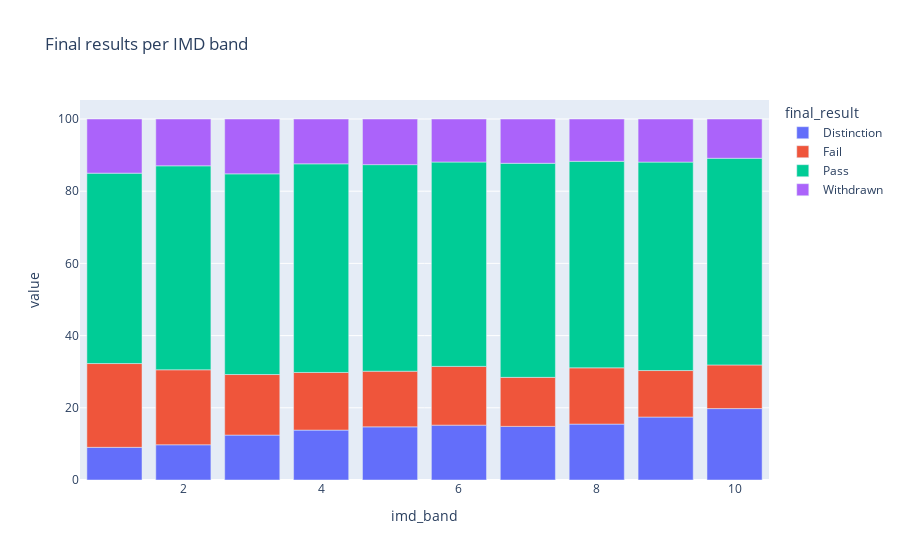

Notebook code for this chart:
### Markdown cell above
Here we can observe a slight positive correlation between imd_band and score.

### Code cell
final_results_per_imd = student_assessments_info.groupby(['imd_band', 'final_result']).size().unstack()

# convert numbers to percentages
final_results_per_imd = round(final_results_per_imd.div(final_results_per_imd.sum(axis=1), axis=0), 4) * 100
fig = px.bar(final_results_per_imd, title="Final results per IMD band")
fig.show()

### Figure 1 — Plotly figure (JSON) as saved in the notebook; plotly's stock layout.template omitted (floating-point values rounded to 4 significant figures)
{"data": [{"alignmentgroup": "True", "hovertemplate": "final_result=Distinction<br>imd_band=%{x}<br>value=%{y}<extra></extra>", "legendgroup": "Distinction", "marker": {"color": "#636efa", "pattern": {"shape": ""}}, "name": "Distinction", "offsetgroup": "Distinction", "orientation": "v", "showlegend": true, "textposition": "auto", "type": "bar", "x": [1, 2, 3, 4, 5, 6, 7, 8, 9, 10, "Missing"], "xaxis": "x", "y": [9.05, 9.76, 12.44, 13.82, 14.72, 15.2, 14.85, 15.48, 17.44, 19.78, 23.39], "yaxis": "y"}, {"alignmentgroup": "True", "hovertemplate": "final_result=Fail<br>imd_band=%{x}<br>value=%{y}<extra></extra>", "legendgroup": "Fail", "marker": {"color": "#EF553B", "pattern": {"shape": ""}}, "name": "Fail", "offsetgroup": "Fail", "orientation": "v", "showlegend": true, "textposition": "auto", "type": "bar", "x": [1, 2, 3, 4, 5, 6, 7, 8, 9, 10, "Missing"], "xaxis": "x", "y": [23.21, 20.77, 16.78, 15.97, 15.42, 16.27, 13.58, 15.59, 12.88, 12.09, 8.62], "yaxis": "y"}, {"alignmentgroup": "True", "hovertemplate": "final_result=Pass<br>imd_band=%{x}<br>value=%{y}<extra></extra>", "legendgroup": "Pass", "marker": {"color": "#00cc96", "pattern": {"shape": ""}}, "name": "Pass", "offsetgroup": "Pass", "orientation": "v", "showlegend": true, "textposition": "auto", "type": "bar", "x": [1, 2, 3, 4, 5, 6, 7, 8, 9, 10, "Missing"], "xaxis": "x", "y": [52.74, 56.5, 55.58, 57.79, 57.22, 56.61, 59.3, 57.21, 57.74, 57.25, 59.22], "yaxis": "y"}, {"alignmentgroup": "True", "hovertemplate": "final_result=Withdrawn<br>imd_band=%{x}<br>value=%{y}<extra></extra>", "legendgroup": "Withdrawn", "marker": {"color": "#ab63fa", "pattern": {"shape": ""}}, "name": "Withdrawn", "offsetgroup": "Withdrawn", "orientation": "v", "showlegend": true, "textposition": "auto", "type": "bar", "x": [1, 2, 3, 4, 5, 6, 7, 8, 9, 10, "Missing"], "xaxis": "x", "y": [15, 12.97, 15.2, 12.42, 12.64, 11.92, 12.26, 11.72, 11.94, 10.88, 8.77], "yaxis": "y"}], "layout": {"barmode": "relative", "legend": {"title": {"text": "final_result"}, "tracegroupgap": 0}, "title": {"text": "Final results per IMD band"}, "xaxis": {"anchor": "y", "domain": [0, 1], "title": {"text": "imd_band"}}, "yaxis": {"anchor": "x", "domain": [0, 1], "title": {"text": "value"}}}}
